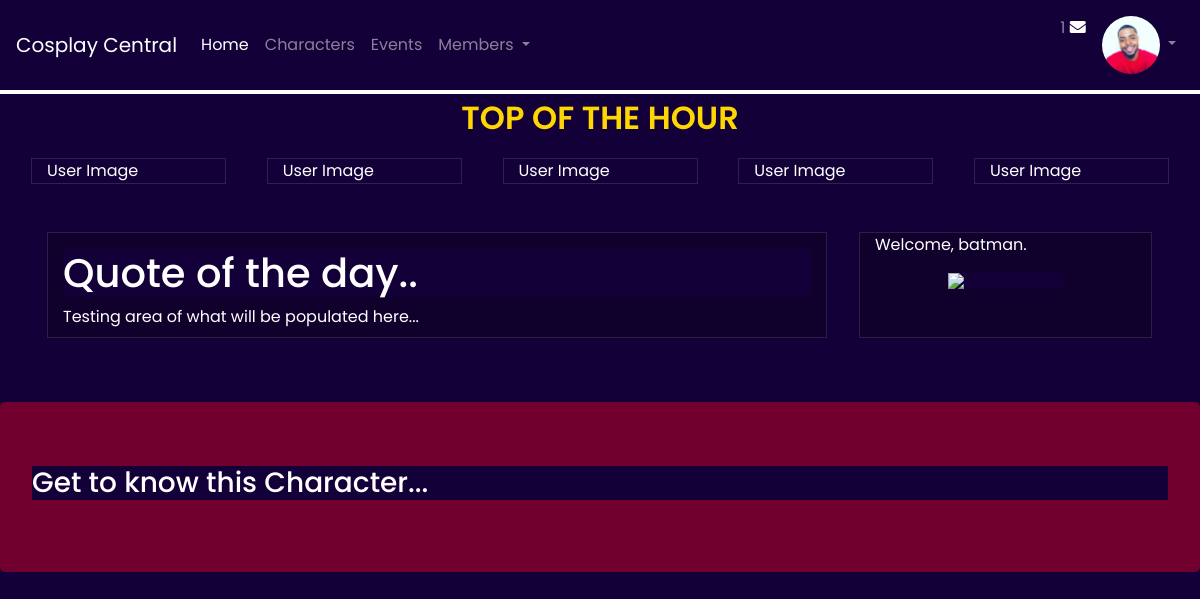
/dashboard/ (signed in), run on the app's committed database.
### cosplayapp/models.py (models this page shows, shortened)
class User(models.Model):
    first_name = models.CharField(max_length=45, null=True)
    last_name = models.CharField(max_length=45, null=True)
    username = models.CharField(max_length=255, null=True)
    email = models.EmailField(unique=True)
    password = models.CharField(max_length=45)
    confirm_pw = models.CharField(max_length=45)
    objects = UserManager()
    date_created = models.DateTimeField(auto_now_add=True)
    date_updated = models.DateTimeField(auto_now=True)

class Profile(models.Model):
    user = models.OneToOneField(User, unique=True, on_delete=models.CASCADE)
    location = models.CharField(max_length=45, null=True)
    favorite = models.CharField(max_length=255, null=True)
    about = models.TextField(null=True)
    image = models.ImageField(default='default.jpg', upload_to='profile_pics')

### cosplayapp/views.py (the view)
# urls.py: path('dashboard/', views.dashboard),
def dashboard(request):
    if 'user_id' not in  request.session:
        return redirect('/')
    user = User.objects.get(id=request.session['user_id'])
    context = {
        'user': user,
    }
    return render(request, 'dashboard.html', context)

### cosplayapp/templates/dashboard.html (shortened to what this page needs)
{% extends 'base.html' %}
{% block content %}
{% load static %}
<header>TOP OF THE HOUR</header>
<div class='wrap col-lg-12 mx-auto' id='container1'>
    <div class='row justify-content-between mx-auto' id='firstRow'>
        <div class="col-lg-2" id='cosUser'>User Image</div>
        <div class="col-lg-2" id='cosUser'>User Image</div>
        <div class="col-lg-2" id='cosUser' >User Image</div>
        <div class="col-lg-2" id='cosUser'>User Image</div>
        <div class="col-lg-2" id='cosUser'>User Image</div>
    </div>
</div>
<div class='container col-lg-12' id='container2'>
    <div class='row mx-auto' id='secondRow'>
        <div class='col-lg-8 justify-content-between' id='news'>
            <h1 class='news1'>Quote of the day..</h1>
            Testing area of what will be populated here...
        </div>
        <div class='col-lg-3' id='newDay'>Welcome, {{user.username}}.<br>
            <div class='container' id='newDayImage'>
                <img src='https://upload.wikimedia.org/wikipedia/en/2/21/Web_of_Spider-Man_Vol_1_129-1.png' class='imageNew'>
            </div>
        </div>
    </div>
</div>
<div class='jumbotron'>
        <h3>Get to know this Character...</h3>
</div>
{% endblock content %}

### cosplayapp/templates/base.html (shortened to what this page needs)
<!doctype html>
<html lang='en'>
<head>
    {% load static %}
    <link rel='stylesheet' href='https://maxcdn.bootstrapcdn.com/bootstrap/4.0.0/css/bootstrap.min.css'>
    <link rel='stylesheet' href='{% static 'css/styles.css' %}'>
    <link rel='stylesheet' href='https://use.fontawesome.com/releases/v5.7.0/css/all.css'>
</head>
<body>
    <div class='main'>
        <nav class='mb-1 navbar navbar-expand-lg navbar-dark secondary-color lighten-1'>
            <a class='navbar-brand' href='#'>Cosplay Central</a>
    <div class='collapse navbar-collapse' id='navbarContent'>
        <ul class='navbar-nav mr-auto'>
            <li class='nav-item active'>
                <a class='nav-link' href='/dashboard/'>Home
                </a>
            </li>
            <li class='nav-item'>
                <a class='nav-link' href='/characters/'>Characters</a>
            </li>
            <li class='nav-item'>
                <a class='nav-link' href='#'>Events</a>
        </li>
        <li class='nav-item dropdown'>
            <a class='nav-link dropdown-toggle' id='navbarDropdown' data-toggle='dropdown' aria-haspopup='true' aria-expanded='false'>Members
            </a>
        </li>
    </ul>
    <ul class='navbar-nav ml-auto nav-flex-icons'>
        <li class='nav-item'>
            <a class='nav-link waves-effect waves-light'>1
                <i class='fas fa-envelope'></i>
            </a>
        </li>
        <li class='nav-item avatar dropdown'>
            <a class='nav-link dropdown-toggle' id='navbarDropdown2' data-toggle='dropdown' aria-haspopup='true' aria-expanded='false'>
                <img src='{{ user.profile.image.url }}' class='rounded-circle img-fluid' alt='avatar image'>
            </a>
        </li>
    </ul>
</div>
</nav>
</div>
<div>
{%block content%}{% endblock %}
</div>
</body>
</html>

### cosplayapp/static/css/styles.css (style rules this page uses)
* { color: white; background-color: #140038; font-family: Poppins; }
.navbar, .container { background-color: #140038; }
.rounded-circle { width: 58px; height: 58px; }
header { display: flex; justify-content: center; font-size: 32px; color: gold; font-weight: 600; }
.wrap { display: flex; width: 100%; }
#firstRow { width: 100%; display: flexbox; align-content: justify; }
#secondRow { width: 100%; margin-top: 2rem; }
#cosUser { border-style: solid; border-width: thin; border-color: #ffffff1f; margin: 1rem; display: inline-flex; }
#news, #newDay { border-style: solid; border-width: thin; border-color: #ffffff1f; background-color: #0f002c; margin-left: 2rem; }
#newDayImage { display: flex; justify-content: center; margin-top: 1rem; margin-bottom: 3rem; background-color: #0f002c; }
.imageNew { width: 50%; height: auto; }
.news1 { display: flex; margin-top: 1rem; }
.jumbotron { margin-top: 4rem; background-color: rgba(138, 0, 46, 0.795); }

### data on the page
User: profile.image (picture), username "batman"
